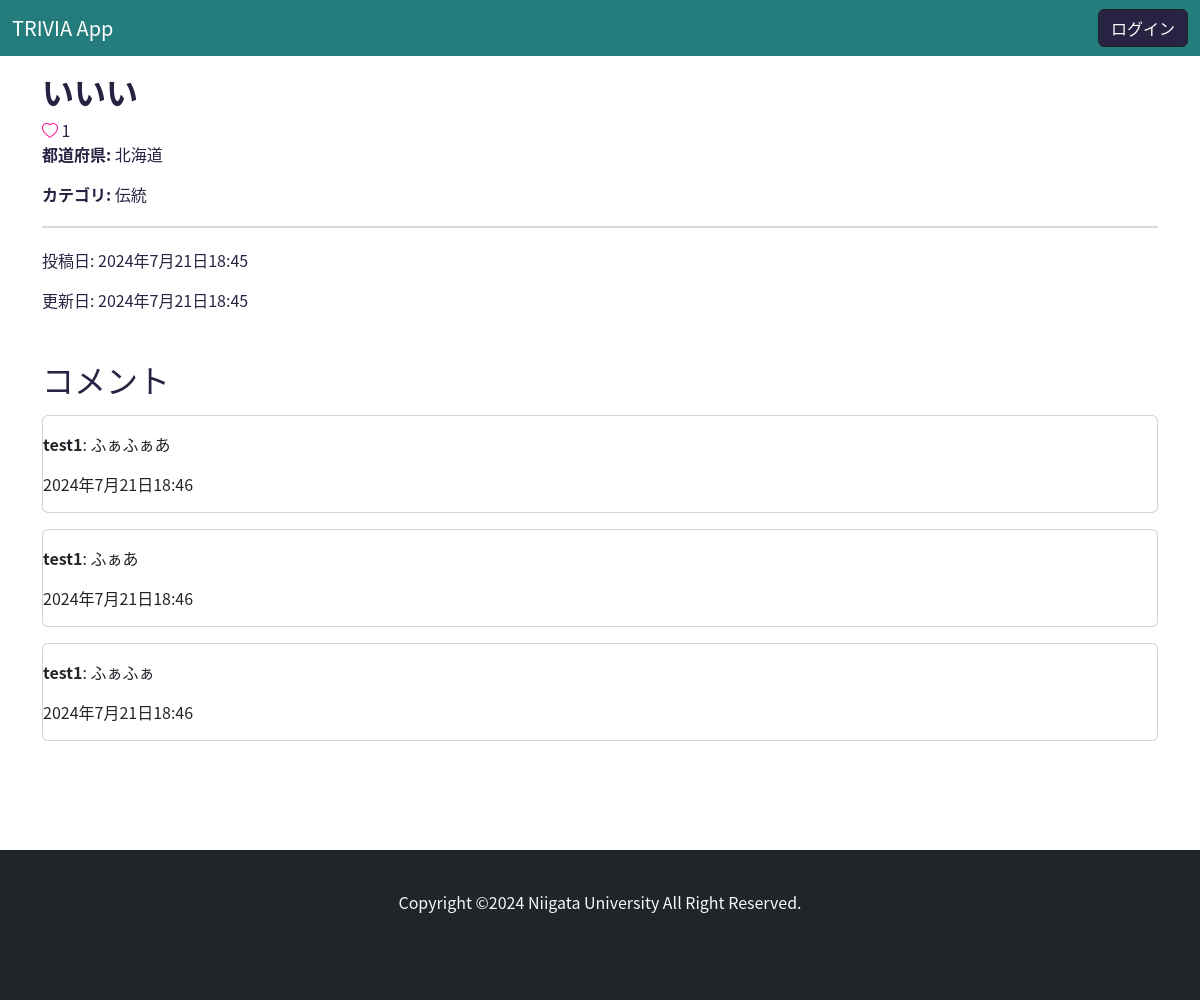
Page /detail/5/ on the committed database.
### main/models.py (models this page shows, shortened)
class Post(models.Model):
    CATEGORY_CHOICES = [
        ('地理', '地理'),
        ('歴史', '歴史'),
        ('人物', '人物'),
        ('自然', '自然'),
        ('伝統', '伝統'),
        ('スポーツ', 'スポーツ'),
        ('食', '食'),
        ('文化', '文化'),
        ('芸能', '芸能'),
        ('特産品', '特産品'),
        ('方言', '方言'),
        ('その他', 'その他'),
    ]
    PREFECTURE_CHOICES = [
        ('北海道', '北海道'),
        ('青森県', '青森県'),
        ('岩手県', '岩手県'),
        ('宮城県', '宮城県'),
        ('秋田県', '秋田県'),
        ('山形県', '山形県'),
        ('福島県', '福島県'),
        ('茨城県', '茨城県'),
        ('栃木県', '栃木県'),
        ('群馬県', '群馬県'),
        ('埼玉県', '埼玉県'),
        ('千葉県', '千葉県'),
        ('東京都', '東京都'),
        ('神奈川県', '神奈川県'),
        ('新潟県', '新潟県'),
        ('富山県', '富山県'),
        ('石川県', '石川県'),
        ('福井県', '福井県'),
        ('山梨県', '山梨県'),
        ('長野県', '長野県'),
        ('岐阜県', '岐阜県'),
        ('静岡県', '静岡県'),
        ('愛知県', '愛知県'),
        ('三重県', '三重県'),
        ('滋賀県', '滋賀県'),
        ('京都府', '京都府'),
        ('大阪府', '大阪府'),
        ('兵庫県', '兵庫県'),
        ('奈良県', '奈良県'),
        ('和歌山県', '和歌山県'),
        ('鳥取県', '鳥取県'),
        ('島根県', '島根県'),
        ('岡山県', '岡山県'),
        ('広島県', '広島県'),
        ('山口県', '山口県'),
        ('徳島県', '徳島県'),
        ('香川県', '香川県'),
        ('愛媛県', '愛媛県'),
        ('高知県', '高知県'),
        ('福岡県', '福岡県'),
        ('佐賀県', '佐賀県'),
        ('長崎県', '長崎県'),
        ('熊本県', '熊本県'),
        ('大分県', '大分県'),
        ('宮崎県', '宮崎県'),
        ('鹿児島県', '鹿児島県'),
        ('沖縄県', '沖縄県'),
    ]
    title = models.CharField(max_length=20)
    category = models.CharField(max_length=20, choices=CATEGORY_CHOICES)
    prefecture = models.CharField(max_length=20, choices=PREFECTURE_CHOICES)
    content = models.TextField(blank=True, null=True)
    user = models.ForeignKey(User, on_delete=models.CASCADE)
    like = models.ManyToManyField(User, related_name='related_post', blank=True)
    create_at = models.DateTimeField()
    update_at = models.DateTimeField()
    class Meta:
        db_table = 'posts'
        ordering = ["-create_at"]

class Comment(models.Model):
    content = models.TextField()
    user = models.ForeignKey(User, on_delete=models.CASCADE)
    post = models.ForeignKey(Post, related_name="comments", on_delete=models.CASCADE)
    create_at = models.DateTimeField(auto_now_add=True)
    class Meta:
        db_table = 'comments'
        ordering = ["-create_at"]

### accounts/models.py (models this page shows, shortened)
class User(AbstractBaseUser):
    email = models.EmailField(
        verbose_name='Email address',
        max_length=255,
        unique=True,
    )
    is_active = models.BooleanField(default=True)
    is_staff = models.BooleanField(default=False)
    is_superuser = models.BooleanField(default=False)
    USERNAME_FIELD = 'email'
    objects = UserManager()
    class Meta:
        db_table = 'users'

class Profile(models.Model):
    user = models.OneToOneField(User, on_delete=models.CASCADE)
    username = models.CharField(max_length=255)
    bio = models.TextField(blank=True, null=True)
    create_at = models.DateTimeField()
    update_at = models.DateTimeField()
    class Meta:
        db_table = 'profiles'

### main/views.py (the view, shortened to what this page needs)
# urls.py: path("detail/<int:pk>/", TriviaDetailView.as_view(), name="trivia-detail"),
class TriviaDetailView(DetailView):
    template_name = "main/detail.html"
    model = Post
    def get_context_data(self, **kwargs):
        context = super().get_context_data(**kwargs)
        context["form"] = CommentForm()
        return context

### templates/main/detail.html (shortened to what this page needs)
{% extends "base.html" %}
{% block content %}
<div class="container mt-3">
    <h2><b>{{object.title}}</b></h2>
    {% if user.is_authenticated %}
        <form method="POST" action="{% url 'main:trivia-like' %}" style="display: inline-block;">
            {% csrf_token %}
            <input type="hidden" name="id" value="{{ object.id }}">
            {% if user in post.like.all %}
                <button type="submit" class="btn btn-link btn-lg" tabindex="-1" aria-disabled="true">
                <i class="bi bi-heart-fill" role="img" style="color: deeppink;"></i>
                </button>{{object.like.count}}<br>
            {% else %}
                <button type="submit" class="btn btn-link btn-lg" tabindex="-1" aria-disabled="true">
                    <i class="bi bi-heart" role="img" style="color: deeppink;"></i>
                </button>{{object.like.count}}<br>
            {% endif %}
        </form>
    {% else %}
        <i class="bi bi-heart" role="img" style="color: deeppink;"></i> {{object.like.count}}<br>
    {% endif %}
    <p><b>都道府県:</b> {{object.prefecture}}</p>
    <p><b>カテゴリ:</b> {{object.category}}</p>
    <hr class="separator">
    <p>投稿日: {{object.create_at}}</p>
    <p>更新日: {{object.update_at}}</p>
    <div class="my-5">
        <h2 style=text-decoration: "underline;">コメント</h2>
        {% for comment in object.comments.all %}
            <div class="card my-3">
                <p class="my-3"><strong>{{ comment.user.profile.username }}</strong>: {{ comment.content }}</p>
                <p>{{ comment.create_at }}</p>
            </div>
        {% empty %}
            <p>コメントはありません</p>
        {% endfor %}
    </div>
</div>
{% endblock %}

### static/css/footer.css (style rules this page uses)
html { position: relative; min-height: 100%; padding-bottom: 200px; box-sizing: border-box; }

### static/css/style.css (style rules this page uses)
body { font-family: "ヒラギノ角ゴ Pro W3", "Hiragino Kaku Gothic Pro", Osaka, メイリオ, Meiryo, "ＭＳ Ｐゴシック", "MS PGothic", "ＭＳ ゴシック" , "MS Gothic", "Noto Sans CJK JP", TakaoPGothic, sans-serif; color: #272343; }
.separator { border: none; border-top: 2px solid #646b8c; margin: 20px 0; }

### rows in the picture
Post: title "いいい", like.count "1", prefecture "北海道", category "伝統", create_at "2024年7月21日18:45", update_at "2024年7月21日18:45"
Comment: user.profile.username "test1", content "ふぁふぁあ", create_at "2024年7月21日18:46"
Comment: user.profile.username "test1", content "ふぁあ", create_at "2024年7月21日18:46"
Comment: user.profile.username "test1", content "ふぁふぁ", create_at "2024年7月21日18:46"
